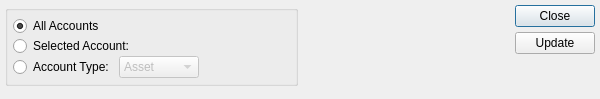
<?xml version="1.0" encoding="UTF-8"?>
<ui version="4.0">
 <comment>This file is part of the xTuple ERP: PostBooks Edition, a free and
open source Enterprise Resource Planning software suite,
Copyright (c) 1999-2018 by OpenMFG LLC, d/b/a xTuple.
It is licensed to you under the Common Public Attribution License
version 1.0, the full text of which (including xTuple-specific Exhibits)
is available at www.xtuple.com/CPAL.  By using this software, you agree
to be bound by its terms.</comment>
 <class>forwardUpdateAccounts</class>
 <widget class="QDialog" name="forwardUpdateAccounts">
  <property name="geometry">
   <rect>
    <x>0</x>
    <y>0</y>
    <width>600</width>
    <height>99</height>
   </rect>
  </property>
  <property name="windowTitle">
   <string>Forward Update Accounts</string>
  </property>
  <layout class="QHBoxLayout">
   <property name="spacing">
    <number>5</number>
   </property>
   <property name="margin">
    <number>5</number>
   </property>
   <item>
    <layout class="QVBoxLayout">
     <property name="spacing">
      <number>0</number>
     </property>
     <property name="margin">
      <number>0</number>
     </property>
     <item>
      <widget class="QGroupBox" name="_accntGroup">
       <property name="title">
        <string/>
       </property>
       <layout class="QVBoxLayout">
        <property name="spacing">
         <number>0</number>
        </property>
        <property name="margin">
         <number>5</number>
        </property>
        <item>
         <widget class="QRadioButton" name="_allSelected">
          <property name="text">
           <string>All Accounts</string>
          </property>
          <property name="checked">
           <bool>true</bool>
          </property>
         </widget>
        </item>
        <item>
         <layout class="QHBoxLayout">
          <property name="spacing">
           <number>5</number>
          </property>
          <property name="margin">
           <number>0</number>
          </property>
          <item>
           <widget class="QRadioButton" name="_accntSelected">
            <property name="text">
             <string>Selected Account:</string>
            </property>
           </widget>
          </item>
          <item>
           <widget class="GLCluster" name="_accnt">
            <property name="enabled">
             <bool>false</bool>
            </property>
           </widget>
          </item>
         </layout>
        </item>
        <item>
         <layout class="QHBoxLayout">
          <property name="spacing">
           <number>5</number>
          </property>
          <property name="margin">
           <number>0</number>
          </property>
          <item>
           <widget class="QRadioButton" name="_typeSelected">
            <property name="text">
             <string>Account Type:</string>
            </property>
           </widget>
          </item>
          <item>
           <layout class="QHBoxLayout">
            <property name="spacing">
             <number>0</number>
            </property>
            <property name="margin">
             <number>0</number>
            </property>
            <item>
             <widget class="QComboBox" name="_type">
              <property name="enabled">
               <bool>false</bool>
              </property>
              <item>
               <property name="text">
                <string>Asset</string>
               </property>
              </item>
              <item>
               <property name="text">
                <string>Liability</string>
               </property>
              </item>
              <item>
               <property name="text">
                <string>Expense</string>
               </property>
              </item>
              <item>
               <property name="text">
                <string>Revenue</string>
               </property>
              </item>
              <item>
               <property name="text">
                <string>Equity</string>
               </property>
              </item>
             </widget>
            </item>
            <item>
             <spacer>
              <property name="orientation">
               <enum>Qt::Horizontal</enum>
              </property>
              <property name="sizeType">
               <enum>QSizePolicy::Expanding</enum>
              </property>
              <property name="sizeHint" stdset="0">
               <size>
                <width>51</width>
                <height>20</height>
               </size>
              </property>
             </spacer>
            </item>
           </layout>
          </item>
         </layout>
        </item>
       </layout>
      </widget>
     </item>
     <item>
      <spacer>
       <property name="orientation">
        <enum>Qt::Vertical</enum>
       </property>
       <property name="sizeType">
        <enum>QSizePolicy::Expanding</enum>
       </property>
       <property name="sizeHint" stdset="0">
        <size>
         <width>20</width>
         <height>20</height>
        </size>
       </property>
      </spacer>
     </item>
    </layout>
   </item>
   <item>
    <layout class="QHBoxLayout">
     <property name="spacing">
      <number>0</number>
     </property>
     <property name="margin">
      <number>0</number>
     </property>
     <item>
      <spacer>
       <property name="orientation">
        <enum>Qt::Horizontal</enum>
       </property>
       <property name="sizeType">
        <enum>QSizePolicy::MinimumExpanding</enum>
       </property>
       <property name="sizeHint" stdset="0">
        <size>
         <width>0</width>
         <height>20</height>
        </size>
       </property>
      </spacer>
     </item>
     <item>
      <layout class="QVBoxLayout">
       <property name="spacing">
        <number>0</number>
       </property>
       <property name="margin">
        <number>0</number>
       </property>
       <item>
        <layout class="QVBoxLayout">
         <property name="spacing">
          <number>5</number>
         </property>
         <property name="margin">
          <number>0</number>
         </property>
         <item>
          <widget class="QPushButton" name="_close">
           <property name="text">
            <string>Close</string>
           </property>
          </widget>
         </item>
         <item>
          <widget class="QPushButton" name="_update">
           <property name="text">
            <string>Update</string>
           </property>
          </widget>
         </item>
        </layout>
       </item>
       <item>
        <spacer>
         <property name="orientation">
          <enum>Qt::Vertical</enum>
         </property>
         <property name="sizeType">
          <enum>QSizePolicy::Expanding</enum>
         </property>
         <property name="sizeHint" stdset="0">
          <size>
           <width>20</width>
           <height>20</height>
          </size>
         </property>
        </spacer>
       </item>
      </layout>
     </item>
    </layout>
   </item>
  </layout>
 </widget>
 <layoutdefault spacing="5" margin="5"/>
 <customwidgets>
  <customwidget>
   <class>GLCluster</class>
   <extends>QWidget</extends>
   <header>glcluster.h</header>
  </customwidget>
 </customwidgets>
 <tabstops>
  <tabstop>_allSelected</tabstop>
  <tabstop>_accntSelected</tabstop>
  <tabstop>_accnt</tabstop>
  <tabstop>_typeSelected</tabstop>
  <tabstop>_type</tabstop>
  <tabstop>_update</tabstop>
  <tabstop>_close</tabstop>
 </tabstops>
 <resources/>
 <connections>
  <connection>
   <sender>_close</sender>
   <signal>clicked()</signal>
   <receiver>forwardUpdateAccounts</receiver>
   <slot>accept()</slot>
   <hints>
    <hint type="sourcelabel">
     <x>537</x>
     <y>28</y>
    </hint>
    <hint type="destinationlabel">
     <x>20</x>
     <y>20</y>
    </hint>
   </hints>
  </connection>
  <connection>
   <sender>_typeSelected</sender>
   <signal>toggled(bool)</signal>
   <receiver>_type</receiver>
   <slot>setEnabled(bool)</slot>
   <hints>
    <hint type="sourcelabel">
     <x>34</x>
     <y>79</y>
    </hint>
    <hint type="destinationlabel">
     <x>141</x>
     <y>79</y>
    </hint>
   </hints>
  </connection>
  <connection>
   <sender>_accntSelected</sender>
   <signal>toggled(bool)</signal>
   <receiver>_accnt</receiver>
   <slot>setEnabled(bool)</slot>
   <hints>
    <hint type="sourcelabel">
     <x>87</x>
     <y>48</y>
    </hint>
    <hint type="destinationlabel">
     <x>157</x>
     <y>46</y>
    </hint>
   </hints>
  </connection>
 </connections>
</ui>
